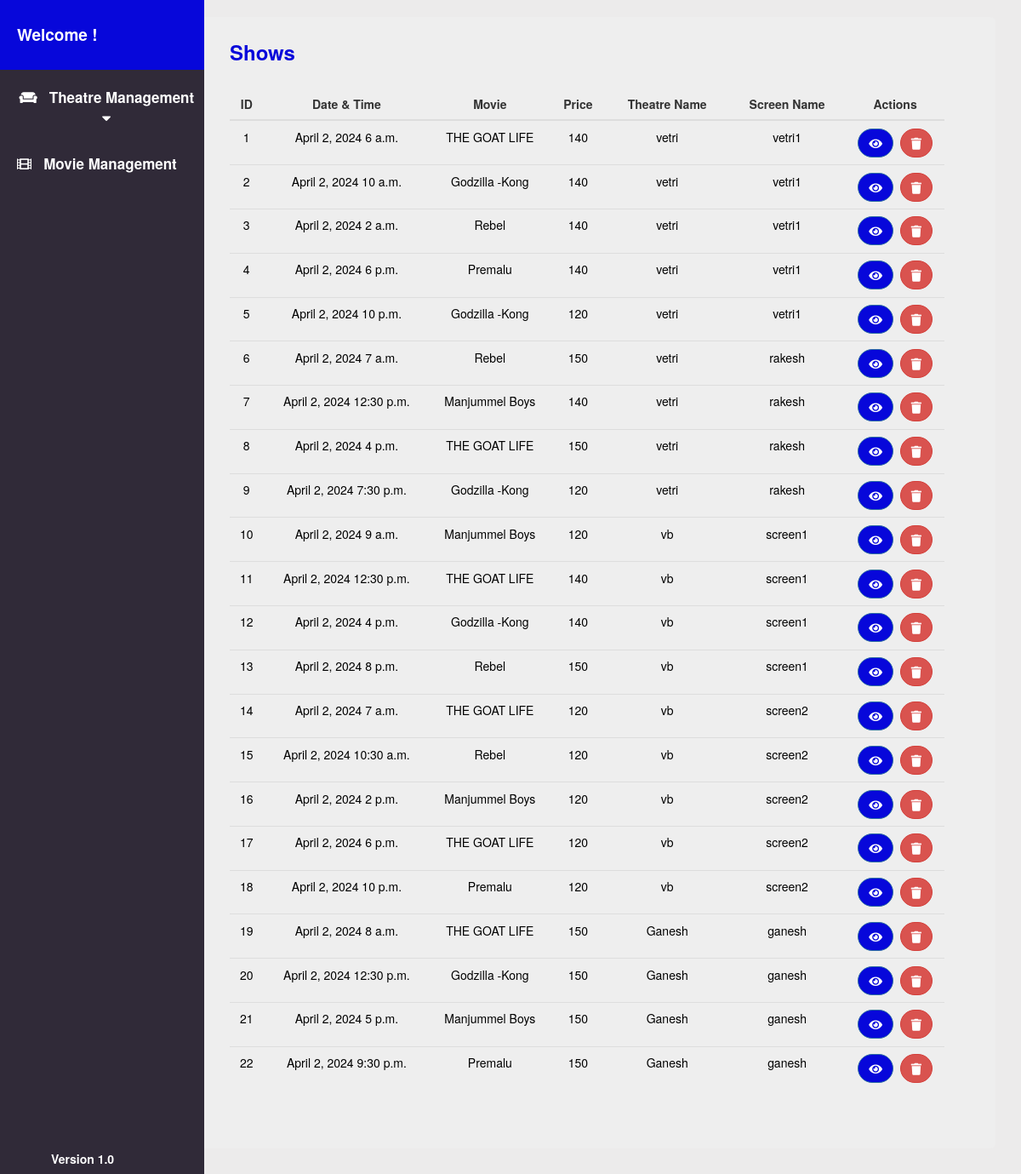
/manager/dashboard/show-view/ (signed in), run on the app's committed database.
### dashboard/models.py (models this page shows, shortened)
class show(models.Model) :
    date = models.DateField()
    time = models.TimeField()
    price = models.IntegerField()
    screen = models.ForeignKey(screen,related_name="show_screen",on_delete=models.CASCADE)
    theatre = models.ForeignKey(theatre,related_name="show_theatre",on_delete=models.CASCADE)
    movie = models.ForeignKey(movie,related_name="show_movie",on_delete=models.CASCADE)

class movie(models.Model) :
    name = models.CharField(max_length=50)
    hero = models.CharField(max_length=30)
    heroine = models.CharField(max_length=30)
    director = models.CharField(max_length=30)
    genre = models.CharField(max_length=150,help_text='Seperate genre with spaces',null=True)
    language = models.CharField(max_length=150,help_text='Seperate language with spaces',null=True)
    description = models.TextField(default='Description Text')
    release_date = models.DateField(help_text='mm/dd/yyyy')
    runtime_in_minutes = models.IntegerField(validators=[MaxValueValidator(200)])
    trailer = models.CharField(max_length=1000)
    thumbnail_image = models.ImageField(upload_to='movie_thumbs')
    slideshow_image = models.ImageField(upload_to='movie_thumbs',default='true')

class theatre(models.Model) :
    name = models.CharField(max_length=30)
    address = models.CharField(max_length=100)
    phone = models.BigIntegerField()
    theatre_manager = models.ForeignKey(theatre_manager,related_name="theatre",on_delete=models.CASCADE)

class screen(models.Model) :
    name = models.CharField(max_length=20)
    no_of_rows = models.IntegerField(validators=[MaxValueValidator(75)])
    no_of_columns = models.IntegerField(validators=[MaxValueValidator(50)])
    theatre = models.ForeignKey(theatre,related_name="screen",on_delete=models.CASCADE)

### dashboard/views.py (the view)
# urls.py: path('show-view/',views.show_view.as_view(),name="show-view"),
class show_view(LoginRequiredMixin, PermissionRequiredMixin, ListView):
    context_object_name = 'show'
    model = models.show
    template_name = 'dashboard/show_view.html'
    permission_required = 'dashboard.show.can_view_show'

### dashboard/templates/dashboard/show_view.html (shortened to what this page needs)
{% extends 'dashboard/layout.html' %}
{% block content %}
<h3><strong>
  Shows
</strong></h3></br>
<table class="table table-hover">
    <thead>
      <tr>
        <th>ID</th>
        <th>Date & Time</th>
        <th>Movie</th>
        <th>Price</th>
        <th>Theatre Name</th>
        <th>Screen Name</th>
        <th>Actions</th>
      </tr>
    </thead>
    <tbody>
      {% for sh in show %}
      <tr>
        <td>{{ forloop.counter }}</td>
        <td>{{ sh.date }} {{ sh.time }}</td>
        <td>{{ sh.movie.name }}</td>
        <td>{{ sh.price }}</td>
        <td>{{ sh.theatre.name }}</td>
        <td>{{ sh.screen.name}}</td>
        <td><a href="{% url 'dashboard:show-detail-view' pk=sh.id %}"><button class="btn btn-primary"><i class="fas fa-eye"></i></button></a> </button></a> &nbsp;<a href="{% url 'dashboard:show-delete-view' pk=sh.id %}"><button class="btn btn-danger"> <i class="fas fa-trash"></i></button></a></td>
      </tr>
      {% endfor %}
    </tbody>
  </table>
{% endblock %}

### static/css/style.css (style rules this page uses)
* { margin: 0; padding: 0; border: 0; }

### dashboard/templates/dashboard/show_view.html (style rules this page uses)
h3 { color : rgb(7, 7, 218); margin-top : -20px; }
td { padding: 1% !important; font-weight: 400; color : rgb(0,0,0); text-align: center; }
th { text-align: center; }
.btn-success,.btn-danger,.btn-primary { border-radius: 5rem; }
.btn-primary { background-color: rgb(7, 7, 218); }

### data on the page
show: date "April 2, 2024", time "6 a.m.", movie.name "THE GOAT LIFE", price "140", theatre.name "vetri", screen.name "vetri1"
show: date "April 2, 2024", time "10 a.m.", movie.name "Godzilla -Kong", price "140", theatre.name "vetri", screen.name "vetri1"
show: date "April 2, 2024", time "2 a.m.", movie.name "Rebel", price "140", theatre.name "vetri", screen.name "vetri1"
show: date "April 2, 2024", time "6 p.m.", movie.name "Premalu", price "140", theatre.name "vetri", screen.name "vetri1"
show: date "April 2, 2024", time "10 p.m.", movie.name "Godzilla -Kong", price "120", theatre.name "vetri", screen.name "vetri1"
show: date "April 2, 2024", time "7 a.m.", movie.name "Rebel", price "150", theatre.name "vetri", screen.name "rakesh"
show: date "April 2, 2024", time "12:30 p.m.", movie.name "Manjummel Boys", price "140", theatre.name "vetri", screen.name "rakesh"
show: date "April 2, 2024", time "4 p.m.", movie.name "THE GOAT LIFE", price "150", theatre.name "vetri", screen.name "rakesh"
show: date "April 2, 2024", time "7:30 p.m.", movie.name "Godzilla -Kong", price "120", theatre.name "vetri", screen.name "rakesh"
show: date "April 2, 2024", time "9 a.m.", movie.name "Manjummel Boys", price "120", theatre.name "vb", screen.name "screen1"
show: date "April 2, 2024", time "12:30 p.m.", movie.name "THE GOAT LIFE", price "140", theatre.name "vb", screen.name "screen1"
show: date "April 2, 2024", time "4 p.m.", movie.name "Godzilla -Kong", price "140", theatre.name "vb", screen.name "screen1"
show: date "April 2, 2024", time "8 p.m.", movie.name "Rebel", price "150", theatre.name "vb", screen.name "screen1"
show: date "April 2, 2024", time "7 a.m.", movie.name "THE GOAT LIFE", price "120", theatre.name "vb", screen.name "screen2"
show: date "April 2, 2024", time "10:30 a.m.", movie.name "Rebel", price "120", theatre.name "vb", screen.name "screen2"
show: date "April 2, 2024", time "2 p.m.", movie.name "Manjummel Boys", price "120", theatre.name "vb", screen.name "screen2"
show: date "April 2, 2024", time "6 p.m.", movie.name "THE GOAT LIFE", price "120", theatre.name "vb", screen.name "screen2"
show: date "April 2, 2024", time "10 p.m.", movie.name "Premalu", price "120", theatre.name "vb", screen.name "screen2"
show: date "April 2, 2024", time "8 a.m.", movie.name "THE GOAT LIFE", price "150", theatre.name "Ganesh", screen.name "ganesh"
show: date "April 2, 2024", time "12:30 p.m.", movie.name "Godzilla -Kong", price "150", theatre.name "Ganesh", screen.name "ganesh"
show: date "April 2, 2024", time "5 p.m.", movie.name "Manjummel Boys", price "150", theatre.name "Ganesh", screen.name "ganesh"
show: date "April 2, 2024", time "9:30 p.m.", movie.name "Premalu", price "150", theatre.name "Ganesh", screen.name "ganesh"
